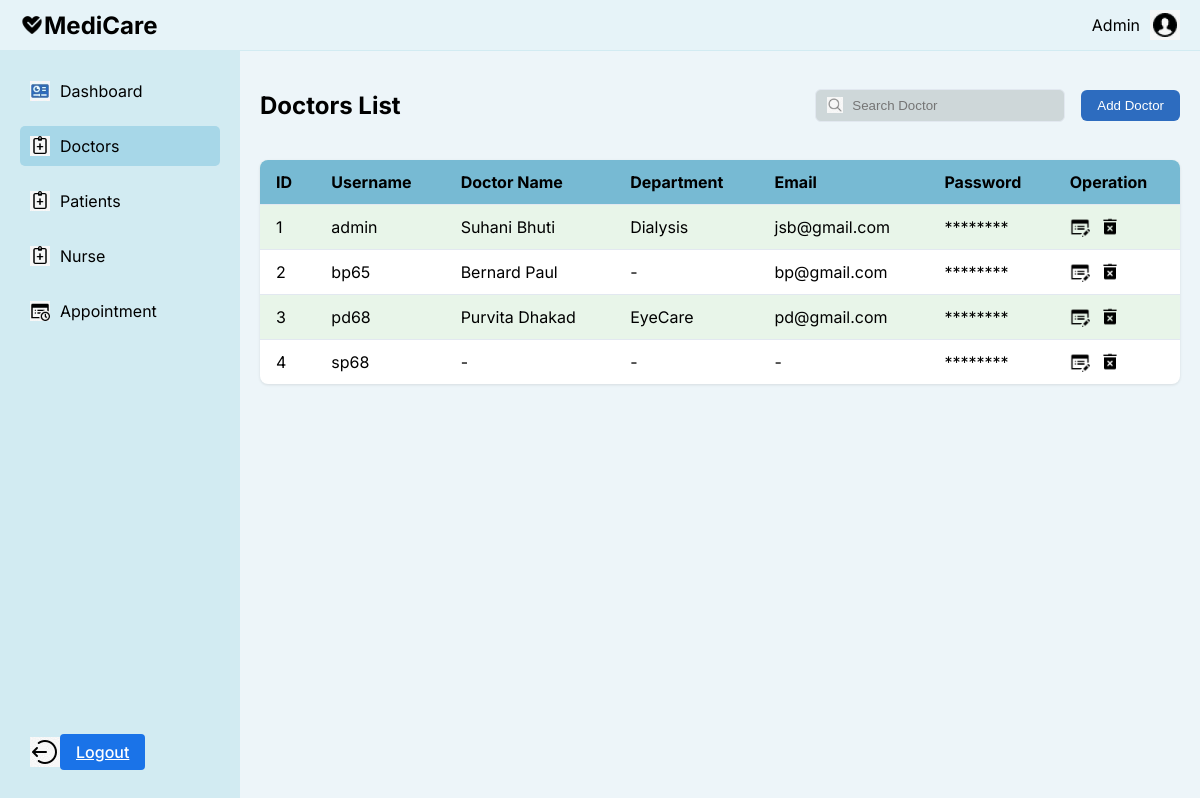
Page /accounts/ad_doc/ on the committed database.
### accounts/models.py (models this page shows, shortened)
class StaffD(models.Model):
    user = models.OneToOneField(User, on_delete=models.CASCADE, related_name='staff_profile', default=1)
    full_name = models.CharField(max_length=100)
    email = models.EmailField(unique=True, null=True, blank=True)
    mobile_number = models.CharField(max_length=15)
    gender = models.CharField(max_length=10)
    age = models.PositiveIntegerField()
    department = models.CharField(max_length=50)
    specialization = models.CharField(max_length=100)
    qualification = models.CharField(max_length=100)
    years_of_experience = models.CharField(max_length=10)

class User(AbstractUser):
    PATIENT = 'patient'
    DOCTOR = 'doctor'
    NURSE = 'nurse'
    ADMIN = 'admin'
    ROLE_CHOICES = [
        (PATIENT, 'Patient'),
        (DOCTOR, 'Doctor'),
        (NURSE, 'Nurse'),
        (ADMIN, 'Admin'),
    ]
    role = models.CharField(max_length=10, choices=ROLE_CHOICES, default=PATIENT)

### accounts/views.py (the view)
# urls.py: path('ad_doc/', views.ad_doc, name='ad_doc'),
def ad_doc(request):
    doctors = StaffD.objects.select_related('user').all()
    context = {
        'doctors': doctors,
    }
    return render(request, 'accounts/ad_doc.html', context)

### accounts/context_processors.py (called while the page is built)
def media_url(request):
    return {
        'MEDIA_URL': settings.MEDIA_URL,
    }

### templates/accounts/ad_doc.html (shortened to what this page needs)
<!DOCTYPE html>
<html lang="en">
<head>
</head>
<body>
    <div class="container">
        <div class="navbar">
            <a href="#" class="logo">
                <img src="{{ MEDIA_URL }}Heart Health.png" alt="MediCare" width="24" height="24">
                MediCare
            </a>
            <div class="admin-profile">
                <span>Admin</span>
                <img src="{{ MEDIA_URL }}Male User.png" alt="Admin" width="30" height="30">
            </div>
        </div>
        <div class="content">
            <div class="sidebar">
                <a href="{% url 'admin_dash' %}" class="menu-item">
                    <img src="{{ MEDIA_URL }}Control Panel.png" alt="">
                    Dashboard
                </a>
                <a href="#" class="menu-item active">
                    <img src="{{ MEDIA_URL }}Treatment.png" alt="">
                    Doctors
                </a>
                <a href="{% url 'ad_pat' %}" class="menu-item">
                    <img src="{{ MEDIA_URL }}Treatment.png" alt="">
                    Patients
                </a>
                <a href="{% url 'ad_nurse' %}" class="menu-item">
                    <img src="{{ MEDIA_URL }}Treatment.png" alt="">
                    Nurse
                </a>
                <a href="{% url 'ad_app' %}" class="menu-item">
                    <img src="{{ MEDIA_URL }}Timesheet.png" alt="">
                    Appointment
                </a>
                <div class="logout">
                    <img src="{{ MEDIA_URL }}Logout Rounded Left.png" alt="Logout Icon">
                    <a href="{% url "logouts" %}" class='btn btn-primary'> Logout </a>
                </div>
            </div>
            <div class="main-content">
                <div class="section-header">
                    <h2>Doctors List</h2>
                    <div class="search-add">
                        <div class="search-container">
                        <img src="{{ MEDIA_URL }}Search.png" alt="Search">
                        <input type="text" id="searchDoctor" placeholder="Search Doctor">
                        </div>
                        <button class="add-doctor-btn" onclick="openAddDoctorModal()">
                            Add Doctor
                        </button>
                    </div>
                </div>
                <div class="table-container">
                    <table>
                        <thead>
                            <tr>
                                <th>ID</th>
                                <th>Username</th>
                                <th>Doctor Name</th>
                                <th>Department</th>
                                <th>Email</th>
                                <th>Password</th>
                                <th>Operation</th>
                            </tr>
                        </thead>
                        <tbody>
                            {% for doctor in doctors %}
                            <tr>
                                <td>{{ forloop.counter }}</td>
                                <td>{{ doctor.user.username }}</td>
                                <td>{{ doctor.full_name }}</td>
                                <td>{{ doctor.department |default:"-"}}</td>
                                <td>{{ doctor.email|default:"-" }}</td>
                                <td>{{ '********' }}</td>
                                <td class="operation-icons">
                                    <img src="{{ MEDIA_URL }}Edit Property.png" alt="Edit" width="20" height="20" onclick="openEditModal('{{ doctor.id }}', '{{ doctor.full_name }}', '{{ doctor.email }}', '{{ doctor.mobile_number }}', '{{ doctor.department }}', '{{ doctor.specialization }}', '{{ doctor.qualification }}', '{{ doctor.years_of_experience }}')">
                                    <img src="{{ MEDIA_URL }}Remove.png" alt="Delete" width="20" height="20" onclick="deleteDoctor('{{ doctor.id }}')">
                                </td>
                            </tr>
                            {% empty %}
                            <tr>
                                <td colspan="6">No doctors found.</td>
                            </tr>
                            {% endfor %}
                        </tbody>
                    </table>
                </div>
            </div>
        </div>
    </div>
</body>
</html>

### templates/accounts/ad_doc.html (style rules this page uses)
body, html { font-family: 'Inter', 'Poppins', sans-serif; margin: 0; padding: 0; height: 100%; background-color: #f0f8ff; }
.container { display: flex; flex-direction: column; height: 100%; }
.navbar { background-color: #e6f3f8; padding: 10px 20px; display: flex; justify-content: space-between; align-items: center; border-bottom: 1px solid #d2ebf2; }
.logo { font-size: 24px; font-weight: bold; display: flex; align-items: center; color: #000; text-decoration: none; }
.admin-profile { display: flex; align-items: center; gap: 10px; }
.content { display: flex; flex: 1; }
.sidebar { width: 200px; background-color: #D2EBF2; padding: 20px; display: flex; flex-direction: column; }
.menu-item { margin-bottom: 15px; padding: 10px; cursor: pointer; display: flex; align-items: center; text-decoration: none; color: #000; }
.menu-item.active { background-color: #a7d7e8; border-radius: 5px; }
.menu-item img { width: 20px; height: 20px; margin-right: 10px; }
.main-content { flex-grow: 1; padding: 20px; background-color: #edf5f9; }
.section-header { display: flex; justify-content: space-between; align-items: center; margin-bottom: 20px; }
.search-add { display: flex; gap: 16px; align-items: center; }
.add-doctor-btn { background-color: #2D6CBF; color: white; padding: 8px 16px; border-radius: 6px; border: none; cursor: pointer; }
.table-container { background-color: white; border-radius: 8px; overflow: hidden; box-shadow: 0 1px 3px rgba(0,0,0,0.1); }
table { width: 100%; border-collapse: collapse; }
th { background-color: #77bad3; padding: 12px 16px; text-align: left; color: #000000; }
td { padding: 12px 16px; border-top: 1px solid #e2e8f0; }
tr:nth-child(odd) { background-color: #e8f5e9; }
.operation-icons { display: flex; gap: 10px; }
.logout { margin-top: auto; padding: 10px; cursor: pointer; display: flex; align-items: center; }
.search-container { position: relative; width: 250px; }
.search-container input { padding: 8px 16px 8px 36px; border-radius: 6px; border: 1px solid #e2e8f0; background-color: #CED7D9; width: 100%; box-sizing: border-box; }
.search-container img { position: absolute; left: 12px; top: 50%; transform: translateY(-50%); width: 16px; height: 16px; }
.add-doctor-btn { background-color: #2D6CBF; color: white; padding: 8px 16px; border-radius: 6px; border: none; display: flex; align-items: center; gap: 8px; cursor: pointer; font-weight: 500; }
.btn { padding: 0.5rem 1rem; border-radius: 4px; cursor: pointer; border: none; font-weight: 500; }
.btn-primary { background: #1a73e8; color: white; }

### rows in the picture
StaffD: user.username "admin", full_name "Suhani Bhuti", department "Dialysis", email "jsb@gmail.com", value "********"
StaffD: user.username "bp65", full_name "Bernard Paul", department "-", email "bp@gmail.com", value "********"
StaffD: user.username "pd68", full_name "Purvita Dhakad", department "EyeCare", email "pd@gmail.com", value "********"
StaffD: user.username "sp68", full_name "-", department "-", email "-", value "********"
